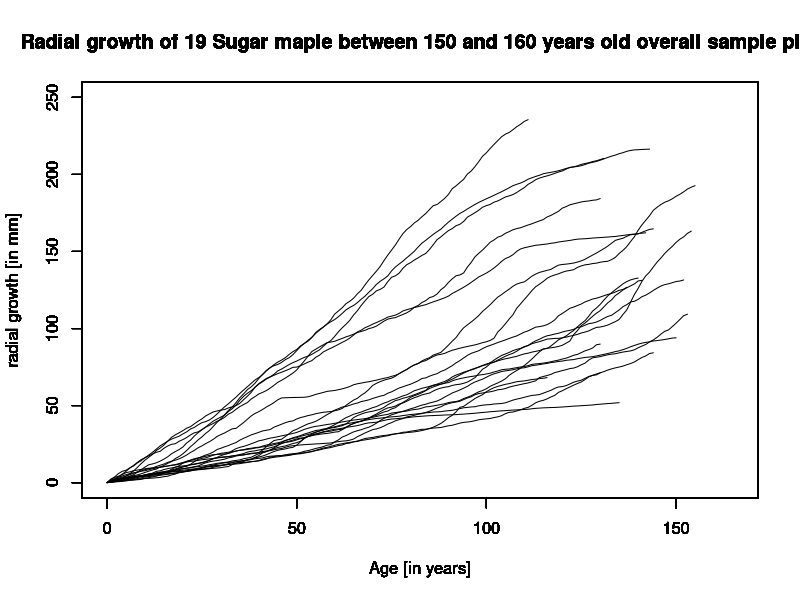

Write the R code that produced this figure.
increment_data <- read.table("tree rings increment.txt",sep=";",h=T) #for prepare the data, you will need to have a data frame with the core increment starting from the past (DBH = 0 mm) to the present (time where I sampled the tree, in 2011 in this example). At each time step, you add the tree ring length (in mm here). Because trees have not the same age, there is a lot of NA value and the length of the data frame is equal to the year of the oldest trees (here it was a tree not show in this sub-sample).


pdf("Multiplot radial growth sugar maple between 150 and 160 years old.pdf", width=12, height=8) #to save the plot as PDF

    # the 3 following code line are just to help to generate the graphic frame
    increment_data_unique <- as.data.frame(increment_data[,1])
    increment_data_unique <- as.data.frame(increment_data_unique[complete.cases(increment_data_unique), ])
    increment_data_unique <- rbind(0,increment_data_unique)

plot(as.numeric(rownames(increment_data_unique))-1,increment_data_unique[[1]],xlab="Age [in years]",ylab="radial growth [in mm]",main="Radial growth of 19 Sugar maple between 150 and 160 years old overall sample plot",type="n",ylim=c(0,250),xlim=c(0,165)) #generate just the frame of the graphic to have all the same scale

for (i in 1:dim(increment_data)[2]) { #for loop to draw one by one, each line of tree increments, starting all in age 0

    increment_data_unique <- as.data.frame(increment_data[,i])
    increment_data_unique <- as.data.frame(increment_data_unique[complete.cases(increment_data_unique), ]) #remove all the NA value
    increment_data_unique <- rbind(0,increment_data_unique) # add the 0 mm of DBH to start all tree at 0 years-old, 0 DBH
    par(new=TRUE) #allow to combine plots
    plot(as.numeric(rownames(increment_data_unique))-1,increment_data_unique[[1]],xlab="Age [in years]",ylab="radial growth [in mm]",main="Radial growth of 19 Sugar maple between 150 and 160 years old overall sample plot",type="l",ylim=c(0,250),xlim=c(0,165)) #draw the plots for a single tree.
    #then restart the loop with the next tree, etc.
}
dev.off() # save the graphic in your directory
